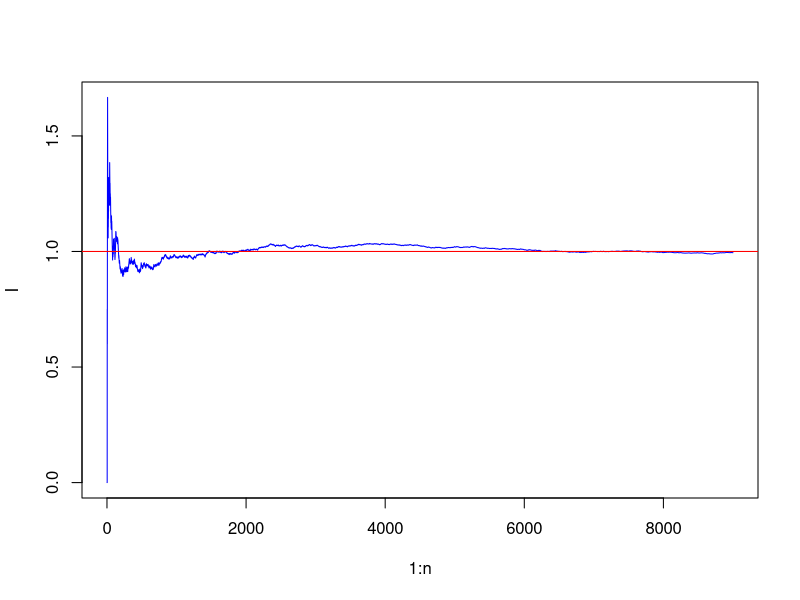

Here is the R script that generated this plot:

monteCarlo<-function(fx,a,b,c,d,n){
  
  
  X<-runif(n,a,b)
  Y<-runif(n,c,d)
  
  Z<- (Y<=sapply(X,fx))
  I<-(b-a)*c +(cumsum(Z)/(1:n))*(b-a)*(d-c)
  plot(1:n,I,type="l",col="blue")
  return (I[n])
}

f<-function(x)exp((x)^2*(-0.5))/sqrt(2*pi)

monteCarlo(f,-3,3,0,.5,9000)
abline(h=1,col="red")